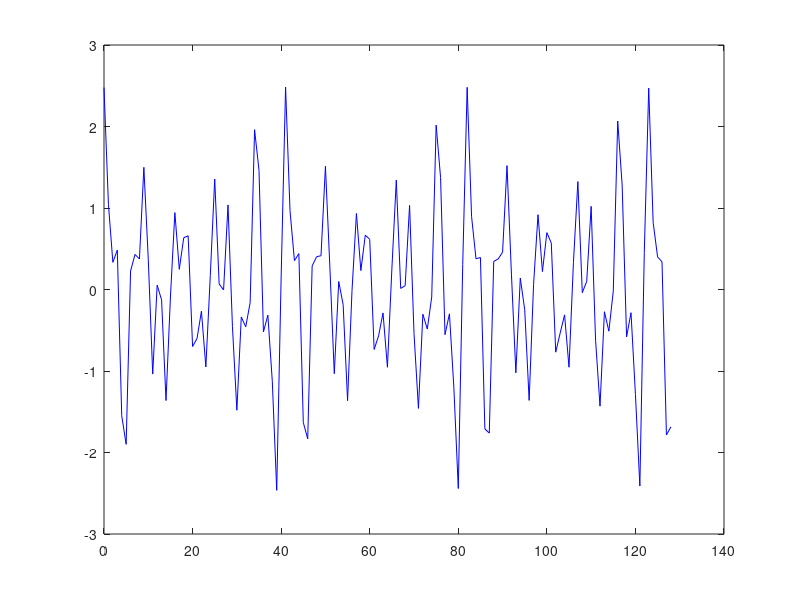

Here is the MATLAB script that generated this plot: (Note: this script raises an error after producing the figure.)
clear all; %очистить всю память
clc; %очистить командные окна
close all; %очистка информации о переменных
format long; %установить отображаемый формат вычислений

%Исходные данные
N = 2048; %число отсчётов
t = 1:N; %вектор времени
ti = 1:129; %интервал построения графика сигнала
Fd = 2048; %частота дискретизации
fi = [250 500 300 350 600 650]; %частоты функции многокомпонентного сигнала
A = [1.0 0.2 0.5 0.3 0.2 0.8]; %амплитуды функции
indx = 2; %индекс частоты, который подлежит удалению
fni = fi ./ Fd; %нормированные частоты
Rp = 1; %параметры уровня пульсации в полосе пропускания (ПП)
Rs = 40; %параметры уровня пульсации в полосе заграждения (ПЗ)

%1 Формирование сигнала из шести компонентов
y = A(1) * sin(2 * pi * fni(1).*t) + A(2) * sin(2 * pi * fni(2).*t) + A(3 ...
    ) * sin(2 * pi * fni(3).*t) + A(4) * sin(2 * pi * fni(4).*t) + A(5 ...
    ) * sin(2 * pi * fni(5).*t) + A(6) * sin(2 * pi * fni(6).*t);

%2 Построение графика сигнала на интервале от 0 до 128
figure
plot(ti-1, y(ti), 'b');
title('График входного сигнала', FontSize=14);
axis tight;
grid on;

%3 Расчёт модуля спектра полученного сигнала и построение его графика
Ys = fft(y, N); %вычисление спектра сигнала y
MYs = (2 / N) * abs(Ys); %вычисление спектра мощности y
figure
plot(t-1, MYs(t), 'b');
title('График модуля спектра входного сигнала', FontSize=14);
axis tight;
grid on;
 
%4 Расчёт порядка фильтра n и вектора частот среза Wn БИХ-фильтра
W1pp = fi(indx) - 35; %вычисление частот границ полос пропускания 
W2pp = fi(indx) + 35; 
fprintf('Граничные частоты полосы пропускания: [%d %d]\n', W1pp, W2pp);
W1ss = fi(indx) - 15; %вычисление частот границ полос заграждения
W2ss = fi(indx) + 15;
fprintf('Граничные частоты полосы заграждения: [%d %d]\n', W1ss, W2ss);
Wp = [2 * W1pp / Fd 2 * W2pp / Fd];
fprintf('Нормированные граничные частоты полосы пропускания: [%f %f]\n', ...
    Wp(1), Wp(2));
Ws = [2 * W1ss / Fd 2 * W2ss / Fd];
fprintf('Нормированные граничные частоты полосы заграждения: [%f %f]\n', ...
    Ws(1), Ws(2));
%Расчёт импульсной характеристики Чебышева 1
[n, Wn] = cheb1ord(Wp, Ws, Rp, Rs);
fprintf('Минимальный порядок фильтра n = %d\n', n);

%5 Расчёт однополосного режекторного БИХ-фильтра для фильтрации сигнала 
%Расчёт фильтра Чебышева 1
[b, a] = cheby1(n, Rp, Wn, 'stop');

%6 Фильтрация полученным фильтром входного сигнала и построение его графика
yf = filter(b, a, y); %фильтрация сигнала функцией filter
figure
plot(ti-1, yf(ti), 'r');
title('График отфильтрованного функцией filter сигнала', FontSize=14);
axis tight;
grid on;

%7 Расчёт модуля спектра после фильтрацииа и построение его графика
YFs = fft(yf, N); %вычисляем спектр сигнала yf
MYF = (2 / N) * abs(YFs); %вычисляем спектр мощности yf
figure
plot(t-1, MYF(t), 'r');
title('График спектра отфильтрованного сигнала', FontSize=14);
axis tight;
grid on;

%8 Построение графиков АЧХ и ФЧХ полученного фильтра
H = freqz(b, a);
AMP = abs(H); %АЧХ
FAZ = angle(H); %ФЧХ
figure
subplot(2, 1, 1);
plot(AMP, 'b');
title('График АЧХ фильтра', FontSize=14);
axis tight;
grid on;
subplot(2, 1, 2);
plot(FAZ, 'r');
title('График ФЧХ фильтра', FontSize=14);
axis tight;
grid on;

%9 Построение карты нулей и полюсов фильтра
figure
zplane(b, a) 
title('Карта нулей и полюсов', FontSize=14);